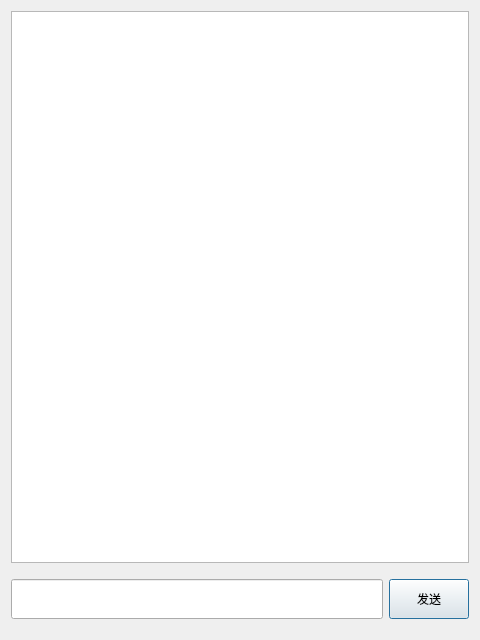
<?xml version="1.0" encoding="UTF-8"?>
<ui version="4.0">
 <class>bluetooth_serial</class>
 <widget class="QDialog" name="bluetooth_serial">
  <property name="geometry">
   <rect>
    <x>0</x>
    <y>0</y>
    <width>480</width>
    <height>640</height>
   </rect>
  </property>
  <property name="windowTitle">
   <string>Dialog</string>
  </property>
  <layout class="QVBoxLayout" name="verticalLayout">
   <item>
    <widget class="QTextBrowser" name="textBrowser"/>
   </item>
   <item>
    <layout class="QHBoxLayout" name="horizontalLayout">
     <property name="leftMargin">
      <number>0</number>
     </property>
     <property name="topMargin">
      <number>10</number>
     </property>
     <property name="bottomMargin">
      <number>10</number>
     </property>
     <item>
      <widget class="QLineEdit" name="lineEdit">
       <property name="sizePolicy">
        <sizepolicy hsizetype="Expanding" vsizetype="Preferred">
         <horstretch>0</horstretch>
         <verstretch>0</verstretch>
        </sizepolicy>
       </property>
       <property name="minimumSize">
        <size>
         <width>0</width>
         <height>40</height>
        </size>
       </property>
      </widget>
     </item>
     <item>
      <widget class="QPushButton" name="send_btn">
       <property name="sizePolicy">
        <sizepolicy hsizetype="Minimum" vsizetype="Preferred">
         <horstretch>0</horstretch>
         <verstretch>0</verstretch>
        </sizepolicy>
       </property>
       <property name="minimumSize">
        <size>
         <width>0</width>
         <height>40</height>
        </size>
       </property>
       <property name="text">
        <string>发送</string>
       </property>
      </widget>
     </item>
    </layout>
   </item>
  </layout>
 </widget>
 <resources/>
 <connections/>
</ui>
